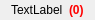
<?xml version="1.0" encoding="UTF-8"?>
<ui version="4.0">
 <class>ProjectWidgetItem</class>
 <widget class="QWidget" name="ProjectWidgetItem">
  <property name="geometry">
   <rect>
    <x>0</x>
    <y>0</y>
    <width>87</width>
    <height>19</height>
   </rect>
  </property>
  <property name="windowTitle">
   <string>Form</string>
  </property>
  <layout class="QHBoxLayout" name="horizontalLayout">
   <property name="spacing">
    <number>6</number>
   </property>
   <property name="topMargin">
    <number>3</number>
   </property>
   <property name="bottomMargin">
    <number>3</number>
   </property>
   <item>
    <widget class="QLabel" name="label">
     <property name="sizePolicy">
      <sizepolicy hsizetype="Maximum" vsizetype="Preferred">
       <horstretch>0</horstretch>
       <verstretch>0</verstretch>
      </sizepolicy>
     </property>
     <property name="text">
      <string>TextLabel</string>
     </property>
    </widget>
   </item>
   <item>
    <widget class="QLabel" name="labelCount">
     <property name="font">
      <font>
       <weight>75</weight>
       <bold>true</bold>
      </font>
     </property>
     <property name="styleSheet">
      <string notr="true">color: rgb(255, 0, 0);</string>
     </property>
     <property name="text">
      <string>(0)</string>
     </property>
    </widget>
   </item>
  </layout>
 </widget>
 <resources/>
 <connections/>
</ui>
